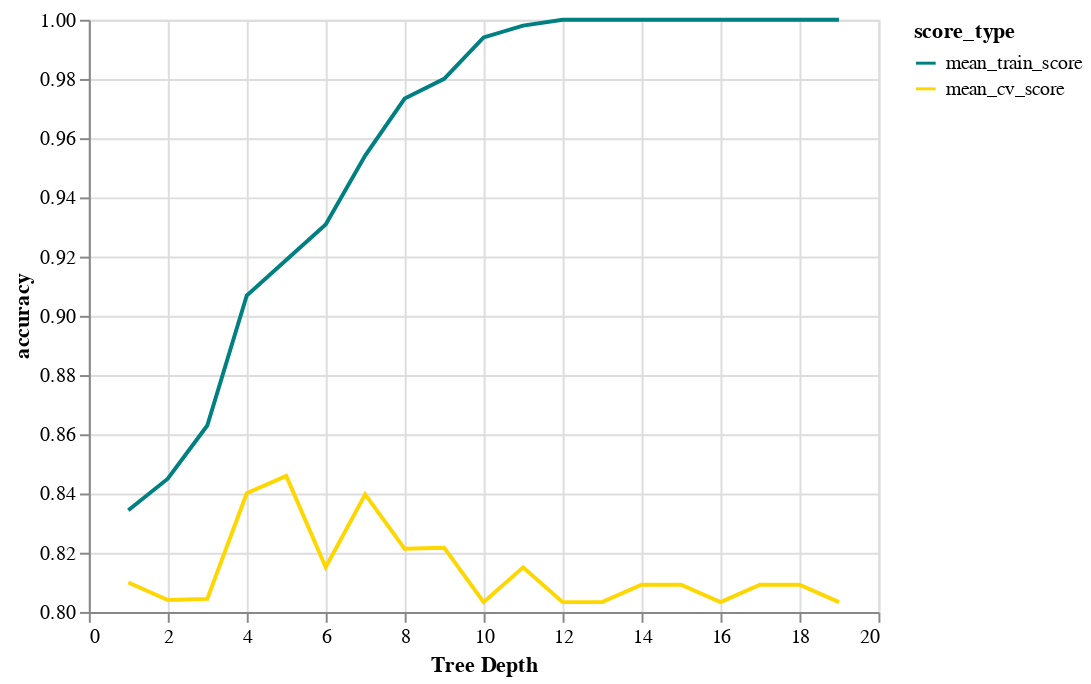

Write notebook code for a chart like this one.
### Code cell
chart1.encode(alt.Y('accuracy:Q', scale=alt.Scale(zero=False)))

### Figure 1 — Vega-Lite specification as saved in the notebook (floating-point values rounded to 4 significant figures)
{"config": {"view": {"continuousWidth": 400, "continuousHeight": 300}}, "data": {"name": "data-c71eec9db290319e3189728582aa896d"}, "mark": "line", "encoding": {"color": {"type": "nominal", "field": "score_type", "scale": {"domain": ["mean_train_score", "mean_cv_score"], "range": ["teal", "gold"]}}, "x": {"type": "quantitative", "axis": {"title": "Tree Depth"}, "field": "depth"}, "y": {"type": "quantitative", "field": "accuracy", "scale": {"zero": false}}}, "$schema": "https://vega.github.io/schema/vega-lite/v4.8.1.json", "datasets": {"data-c71eec9db290319e3189728582aa896d": [{"depth": 1, "score_type": "mean_train_score", "accuracy": 0.8343}, {"depth": 2, "score_type": "mean_train_score", "accuracy": 0.845}, {"depth": 3, "score_type": "mean_train_score", "accuracy": 0.863}, {"depth": 4, "score_type": "mean_train_score", "accuracy": 0.9069}, {"depth": 5, "score_type": "mean_train_score", "accuracy": 0.9188}, {"depth": 6, "score_type": "mean_train_score", "accuracy": 0.9308}, {"depth": 7, "score_type": "mean_train_score", "accuracy": 0.9541}, {"depth": 8, "score_type": "mean_train_score", "accuracy": 0.9734}, {"depth": 9, "score_type": "mean_train_score", "accuracy": 0.98}, {"depth": 10, "score_type": "mean_train_score", "accuracy": 0.994}, {"depth": 11, "score_type": "mean_train_score", "accuracy": 0.998}, {"depth": 12, "score_type": "mean_train_score", "accuracy": 1.0}, {"depth": 13, "score_type": "mean_train_score", "accuracy": 1.0}, {"depth": 14, "score_type": "mean_train_score", "accuracy": 1.0}, {"depth": 15, "score_type": "mean_train_score", "accuracy": 1.0}, {"depth": 16, "score_type": "mean_train_score", "accuracy": 1.0}, {"depth": 17, "score_type": "mean_train_score", "accuracy": 1.0}, {"depth": 18, "score_type": "mean_train_score", "accuracy": 1.0}, {"depth": 19, "score_type": "mean_train_score", "accuracy": 1.0}, {"depth": 1, "score_type": "mean_cv_score", "accuracy": 0.8099}, {"depth": 2, "score_type": "mean_cv_score", "accuracy": 0.804}, {"depth": 3, "score_type": "mean_cv_score", "accuracy": 0.8044}, {"depth": 4, "score_type": "mean_cv_score", "accuracy": 0.8401}, {"depth": 5, "score_type": "mean_cv_score", "accuracy": 0.846}, {"depth": 6, "score_type": "mean_cv_score", "accuracy": 0.8151}, {"depth": 7, "score_type": "mean_cv_score", "accuracy": 0.8397}, {"depth": 8, "score_type": "mean_cv_score", "accuracy": 0.8213}, {"depth": 9, "score_type": "mean_cv_score", "accuracy": 0.8217}, {"depth": 10, "score_type": "mean_cv_score", "accuracy": 0.8033}, {"depth": 11, "score_type": "mean_cv_score", "accuracy": 0.8151}, {"depth": 12, "score_type": "mean_cv_score", "accuracy": 0.8033}, {"depth": 13, "score_type": "mean_cv_score", "accuracy": 0.8033}, {"depth": 14, "score_type": "mean_cv_score", "accuracy": 0.8092}, {"depth": 15, "score_type": "mean_cv_score", "accuracy": 0.8092}, {"depth": 16, "score_type": "mean_cv_score", "accuracy": 0.8033}, {"depth": 17, "score_type": "mean_cv_score", "accuracy": 0.8092}, {"depth": 18, "score_type": "mean_cv_score", "accuracy": 0.8092}, {"depth": 19, "score_type": "mean_cv_score", "accuracy": 0.8033}]}}
